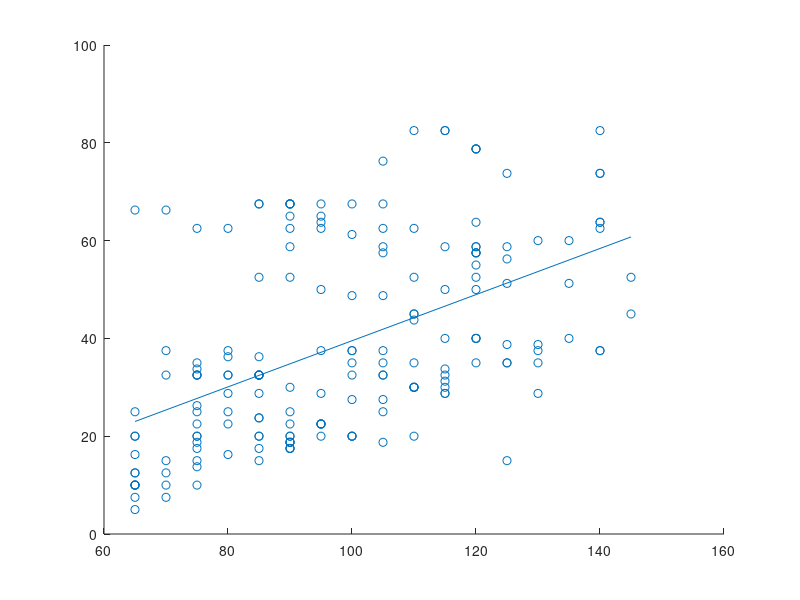

MATLAB code to generate this figure:
 M = csvread('wind_radii.csv');
 M = M(M(:,1) >= 64,:);
 x = M(:,1);
 y = M(:,2);
 scatter(x,y);
 hold on
 p = polyfit(x,y,1);
 bounds = [min(x),max(x)];
 plot(bounds, p(1)*bounds + p(2))